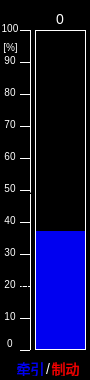
<?xml version="1.0" encoding="UTF-8"?>
<ui version="4.0">
 <class>CtrlTracBrake</class>
 <widget class="QWidget" name="CtrlTracBrake">
  <property name="geometry">
   <rect>
    <x>0</x>
    <y>0</y>
    <width>90</width>
    <height>380</height>
   </rect>
  </property>
  <property name="windowTitle">
   <string>Form</string>
  </property>
  <property name="styleSheet">
   <string notr="true">QWidget
{
	background-color:black;
border:1px solid transparent;
}</string>
  </property>
  <widget class="QLabel" name="label_15">
   <property name="geometry">
    <rect>
     <x>0</x>
     <y>308</y>
     <width>20</width>
     <height>17</height>
    </rect>
   </property>
   <property name="styleSheet">
    <string notr="true">font:10px;color:white</string>
   </property>
   <property name="text">
    <string>10</string>
   </property>
   <property name="alignment">
    <set>Qt::AlignCenter</set>
   </property>
  </widget>
  <widget class="QLabel" name="L1">
   <property name="geometry">
    <rect>
     <x>20</x>
     <y>350</y>
     <width>10</width>
     <height>1</height>
    </rect>
   </property>
   <property name="styleSheet">
    <string notr="true">border:1px solid white;</string>
   </property>
   <property name="text">
    <string/>
   </property>
   <property name="alignment">
    <set>Qt::AlignCenter</set>
   </property>
  </widget>
  <widget class="QLabel" name="L1_22">
   <property name="geometry">
    <rect>
     <x>20</x>
     <y>94</y>
     <width>10</width>
     <height>1</height>
    </rect>
   </property>
   <property name="styleSheet">
    <string notr="true">border:1px solid white;</string>
   </property>
   <property name="text">
    <string/>
   </property>
   <property name="alignment">
    <set>Qt::AlignCenter</set>
   </property>
  </widget>
  <widget class="QLabel" name="L1_17">
   <property name="geometry">
    <rect>
     <x>20</x>
     <y>158</y>
     <width>10</width>
     <height>1</height>
    </rect>
   </property>
   <property name="styleSheet">
    <string notr="true">border:1px solid white;</string>
   </property>
   <property name="text">
    <string/>
   </property>
   <property name="alignment">
    <set>Qt::AlignCenter</set>
   </property>
  </widget>
  <widget class="QLabel" name="L1_27">
   <property name="geometry">
    <rect>
     <x>20</x>
     <y>30</y>
     <width>10</width>
     <height>1</height>
    </rect>
   </property>
   <property name="styleSheet">
    <string notr="true">border:1px solid white;</string>
   </property>
   <property name="text">
    <string/>
   </property>
   <property name="alignment">
    <set>Qt::AlignCenter</set>
   </property>
  </widget>
  <widget class="QLabel" name="label_3">
   <property name="geometry">
    <rect>
     <x>0</x>
     <y>212</y>
     <width>20</width>
     <height>17</height>
    </rect>
   </property>
   <property name="styleSheet">
    <string notr="true">font:10px;color:white</string>
   </property>
   <property name="text">
    <string>40</string>
   </property>
   <property name="alignment">
    <set>Qt::AlignCenter</set>
   </property>
  </widget>
  <widget class="QLabel" name="label_12">
   <property name="geometry">
    <rect>
     <x>0</x>
     <y>116</y>
     <width>20</width>
     <height>17</height>
    </rect>
   </property>
   <property name="styleSheet">
    <string notr="true">font:10px;color:white</string>
   </property>
   <property name="text">
    <string>70</string>
   </property>
   <property name="alignment">
    <set>Qt::AlignCenter</set>
   </property>
  </widget>
  <widget class="QLabel" name="label_2">
   <property name="geometry">
    <rect>
     <x>0</x>
     <y>335</y>
     <width>20</width>
     <height>17</height>
    </rect>
   </property>
   <property name="styleSheet">
    <string notr="true">font:10px;color:white</string>
   </property>
   <property name="text">
    <string>0</string>
   </property>
   <property name="alignment">
    <set>Qt::AlignCenter</set>
   </property>
  </widget>
  <widget class="QLabel" name="label">
   <property name="geometry">
    <rect>
     <x>15</x>
     <y>360</y>
     <width>31</width>
     <height>17</height>
    </rect>
   </property>
   <property name="styleSheet">
    <string notr="true">color:rgb(0,0,240);
font:14px;</string>
   </property>
   <property name="text">
    <string>牵引</string>
   </property>
   <property name="alignment">
    <set>Qt::AlignCenter</set>
   </property>
  </widget>
  <widget class="QLabel" name="L1_18">
   <property name="geometry">
    <rect>
     <x>20</x>
     <y>62</y>
     <width>10</width>
     <height>1</height>
    </rect>
   </property>
   <property name="styleSheet">
    <string notr="true">border:1px solid white;</string>
   </property>
   <property name="text">
    <string/>
   </property>
   <property name="alignment">
    <set>Qt::AlignCenter</set>
   </property>
  </widget>
  <widget class="QLabel" name="label_4">
   <property name="geometry">
    <rect>
     <x>0</x>
     <y>276</y>
     <width>20</width>
     <height>17</height>
    </rect>
   </property>
   <property name="styleSheet">
    <string notr="true">font:10px;color:white</string>
   </property>
   <property name="text">
    <string>20</string>
   </property>
   <property name="alignment">
    <set>Qt::AlignCenter</set>
   </property>
  </widget>
  <widget class="QLabel" name="L1_9">
   <property name="geometry">
    <rect>
     <x>20</x>
     <y>286</y>
     <width>10</width>
     <height>1</height>
    </rect>
   </property>
   <property name="styleSheet">
    <string notr="true">border:1px solid white;</string>
   </property>
   <property name="text">
    <string>0.0</string>
   </property>
   <property name="alignment">
    <set>Qt::AlignCenter</set>
   </property>
  </widget>
  <widget class="QLabel" name="LBLBackground">
   <property name="geometry">
    <rect>
     <x>35</x>
     <y>30</y>
     <width>51</width>
     <height>320</height>
    </rect>
   </property>
   <property name="styleSheet">
    <string notr="true">background-color:rgb(0,0,240);
border:1px solid white;</string>
   </property>
   <property name="text">
    <string/>
   </property>
   <property name="alignment">
    <set>Qt::AlignCenter</set>
   </property>
  </widget>
  <widget class="QLabel" name="L1_13">
   <property name="geometry">
    <rect>
     <x>20</x>
     <y>254</y>
     <width>10</width>
     <height>1</height>
    </rect>
   </property>
   <property name="styleSheet">
    <string notr="true">border:1px solid white;</string>
   </property>
   <property name="text">
    <string/>
   </property>
   <property name="alignment">
    <set>Qt::AlignCenter</set>
   </property>
  </widget>
  <widget class="QLabel" name="L1_15">
   <property name="geometry">
    <rect>
     <x>20</x>
     <y>190</y>
     <width>10</width>
     <height>1</height>
    </rect>
   </property>
   <property name="styleSheet">
    <string notr="true">border:1px solid white;</string>
   </property>
   <property name="text">
    <string/>
   </property>
   <property name="alignment">
    <set>Qt::AlignCenter</set>
   </property>
  </widget>
  <widget class="QLabel" name="LBLValue">
   <property name="geometry">
    <rect>
     <x>40</x>
     <y>10</y>
     <width>40</width>
     <height>17</height>
    </rect>
   </property>
   <property name="styleSheet">
    <string notr="true">color:white;font:14px;</string>
   </property>
   <property name="text">
    <string>0</string>
   </property>
   <property name="alignment">
    <set>Qt::AlignCenter</set>
   </property>
  </widget>
  <widget class="QLabel" name="label_6">
   <property name="geometry">
    <rect>
     <x>0</x>
     <y>84</y>
     <width>20</width>
     <height>17</height>
    </rect>
   </property>
   <property name="styleSheet">
    <string notr="true">font:10px;color:white</string>
   </property>
   <property name="text">
    <string>80</string>
   </property>
   <property name="alignment">
    <set>Qt::AlignCenter</set>
   </property>
  </widget>
  <widget class="QLabel" name="label_11">
   <property name="geometry">
    <rect>
     <x>0</x>
     <y>52</y>
     <width>20</width>
     <height>17</height>
    </rect>
   </property>
   <property name="styleSheet">
    <string notr="true">font:10px;color:white</string>
   </property>
   <property name="text">
    <string>90</string>
   </property>
   <property name="alignment">
    <set>Qt::AlignCenter</set>
   </property>
  </widget>
  <widget class="QLabel" name="L1_16">
   <property name="geometry">
    <rect>
     <x>20</x>
     <y>126</y>
     <width>10</width>
     <height>1</height>
    </rect>
   </property>
   <property name="styleSheet">
    <string notr="true">border:1px solid white;</string>
   </property>
   <property name="text">
    <string/>
   </property>
   <property name="alignment">
    <set>Qt::AlignCenter</set>
   </property>
  </widget>
  <widget class="QLabel" name="LBLValueRect">
   <property name="geometry">
    <rect>
     <x>36</x>
     <y>31</y>
     <width>49</width>
     <height>200</height>
    </rect>
   </property>
   <property name="styleSheet">
    <string notr="true">border:1px solid transparent;</string>
   </property>
   <property name="text">
    <string/>
   </property>
   <property name="alignment">
    <set>Qt::AlignCenter</set>
   </property>
  </widget>
  <widget class="QLabel" name="label_14">
   <property name="geometry">
    <rect>
     <x>0</x>
     <y>244</y>
     <width>20</width>
     <height>17</height>
    </rect>
   </property>
   <property name="styleSheet">
    <string notr="true">font:10px;color:white</string>
   </property>
   <property name="text">
    <string>30</string>
   </property>
   <property name="alignment">
    <set>Qt::AlignCenter</set>
   </property>
  </widget>
  <widget class="QLabel" name="L1_14">
   <property name="geometry">
    <rect>
     <x>20</x>
     <y>318</y>
     <width>10</width>
     <height>1</height>
    </rect>
   </property>
   <property name="styleSheet">
    <string notr="true">border:1px solid white;</string>
   </property>
   <property name="text">
    <string/>
   </property>
   <property name="alignment">
    <set>Qt::AlignCenter</set>
   </property>
  </widget>
  <widget class="QLabel" name="L1_36">
   <property name="geometry">
    <rect>
     <x>30</x>
     <y>30</y>
     <width>1</width>
     <height>320</height>
    </rect>
   </property>
   <property name="styleSheet">
    <string notr="true">border:1px solid white;</string>
   </property>
   <property name="text">
    <string>0.0</string>
   </property>
   <property name="alignment">
    <set>Qt::AlignCenter</set>
   </property>
  </widget>
  <widget class="QLabel" name="L1_12">
   <property name="geometry">
    <rect>
     <x>20</x>
     <y>222</y>
     <width>10</width>
     <height>1</height>
    </rect>
   </property>
   <property name="styleSheet">
    <string notr="true">border:1px solid white;</string>
   </property>
   <property name="text">
    <string/>
   </property>
   <property name="alignment">
    <set>Qt::AlignCenter</set>
   </property>
  </widget>
  <widget class="QLabel" name="label_7">
   <property name="geometry">
    <rect>
     <x>0</x>
     <y>20</y>
     <width>20</width>
     <height>17</height>
    </rect>
   </property>
   <property name="styleSheet">
    <string notr="true">font:10px;color:white</string>
   </property>
   <property name="text">
    <string>100</string>
   </property>
   <property name="alignment">
    <set>Qt::AlignCenter</set>
   </property>
  </widget>
  <widget class="QLabel" name="label_9">
   <property name="geometry">
    <rect>
     <x>0</x>
     <y>40</y>
     <width>21</width>
     <height>15</height>
    </rect>
   </property>
   <property name="styleSheet">
    <string notr="true">color:white;
font:10px;</string>
   </property>
   <property name="text">
    <string>[%]</string>
   </property>
   <property name="alignment">
    <set>Qt::AlignCenter</set>
   </property>
  </widget>
  <widget class="QLabel" name="label_5">
   <property name="geometry">
    <rect>
     <x>0</x>
     <y>148</y>
     <width>20</width>
     <height>17</height>
    </rect>
   </property>
   <property name="styleSheet">
    <string notr="true">font:10px;color:white</string>
   </property>
   <property name="text">
    <string>60</string>
   </property>
   <property name="alignment">
    <set>Qt::AlignCenter</set>
   </property>
  </widget>
  <widget class="QLabel" name="label_13">
   <property name="geometry">
    <rect>
     <x>0</x>
     <y>180</y>
     <width>20</width>
     <height>17</height>
    </rect>
   </property>
   <property name="styleSheet">
    <string notr="true">font:10px;color:white</string>
   </property>
   <property name="text">
    <string>50</string>
   </property>
   <property name="alignment">
    <set>Qt::AlignCenter</set>
   </property>
  </widget>
  <widget class="QLabel" name="label_16">
   <property name="geometry">
    <rect>
     <x>50</x>
     <y>360</y>
     <width>31</width>
     <height>17</height>
    </rect>
   </property>
   <property name="styleSheet">
    <string notr="true">color:rgb(240,0,0);
font:14px;</string>
   </property>
   <property name="text">
    <string>制动</string>
   </property>
   <property name="alignment">
    <set>Qt::AlignCenter</set>
   </property>
  </widget>
  <widget class="QLabel" name="label_17">
   <property name="geometry">
    <rect>
     <x>40</x>
     <y>360</y>
     <width>16</width>
     <height>17</height>
    </rect>
   </property>
   <property name="styleSheet">
    <string notr="true">color:white;
font:14px;
background-color:transparent;</string>
   </property>
   <property name="text">
    <string>/</string>
   </property>
   <property name="alignment">
    <set>Qt::AlignCenter</set>
   </property>
  </widget>
  <zorder>label_15</zorder>
  <zorder>L1</zorder>
  <zorder>L1_22</zorder>
  <zorder>L1_17</zorder>
  <zorder>L1_27</zorder>
  <zorder>label_3</zorder>
  <zorder>label_12</zorder>
  <zorder>label_2</zorder>
  <zorder>label</zorder>
  <zorder>L1_18</zorder>
  <zorder>label_4</zorder>
  <zorder>L1_9</zorder>
  <zorder>LBLBackground</zorder>
  <zorder>L1_13</zorder>
  <zorder>L1_15</zorder>
  <zorder>LBLValue</zorder>
  <zorder>label_6</zorder>
  <zorder>label_11</zorder>
  <zorder>L1_16</zorder>
  <zorder>label_14</zorder>
  <zorder>L1_14</zorder>
  <zorder>L1_36</zorder>
  <zorder>L1_12</zorder>
  <zorder>label_7</zorder>
  <zorder>label_9</zorder>
  <zorder>label_5</zorder>
  <zorder>label_13</zorder>
  <zorder>label_16</zorder>
  <zorder>label_17</zorder>
  <zorder>LBLValueRect</zorder>
 </widget>
 <resources/>
 <connections/>
</ui>
